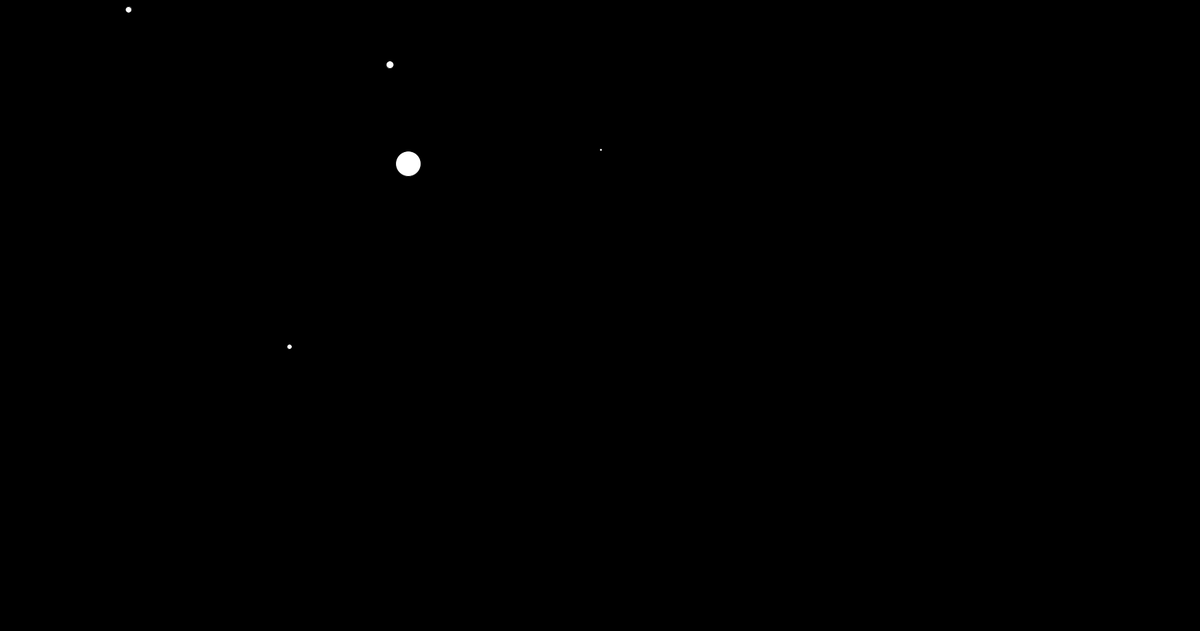
Frame 1 (no input)
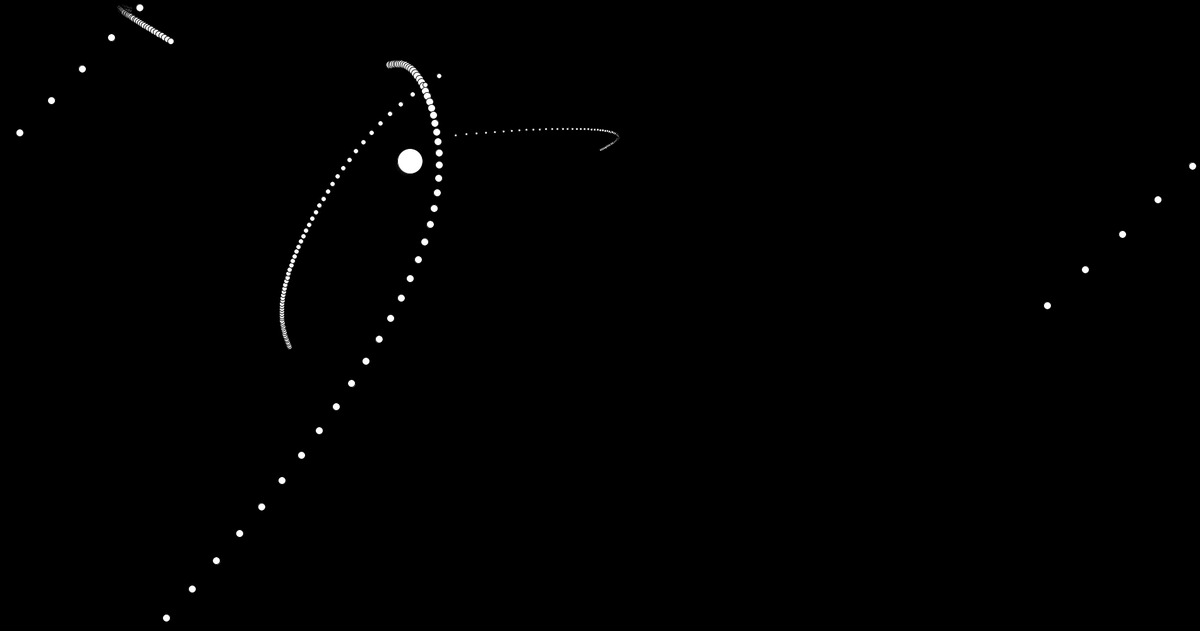
Frame 60 (the mouse pressed at the canvas centre just before this capture)
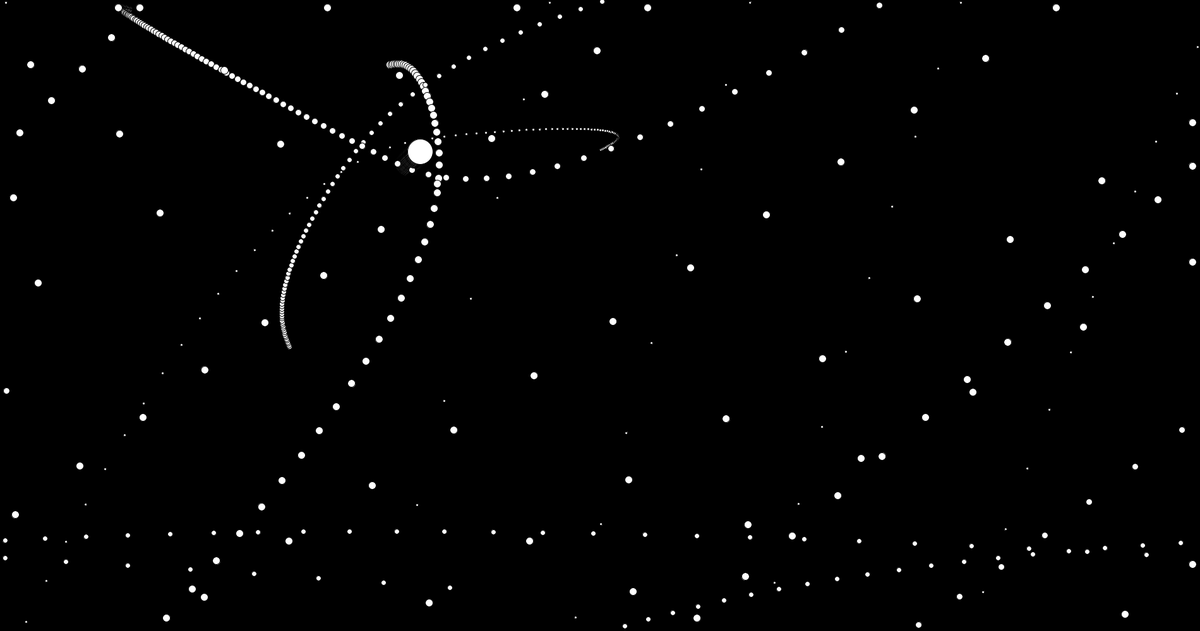
Frame 120 (the mouse held since frame 60 and released just before this capture)

The Processing sketch that drew these frames (run headless with seeded random() and noise(); from frame 60 on, the mouse is pressed at the canvas centre):

// Processing sketch: Planets
// ── Planets.pde
 //<>//
class Planet {
  PVector position;    
  PVector velocity;
  PVector acceleration;
  float mass;
  int size;

  Planet(float x, float y, float vx, float vy, float mass, int size) {
    this.position = new PVector(x, y);
    this.velocity = new PVector(vx, vy);
    this.acceleration = new PVector(0, 0);
    this.mass = mass;
    this.size = size;
  }

  void update() {
    fill(255);
    ellipse(position.x, position.y, size, size);
    velocity.add(acceleration);
    position.add(velocity);
    keepOnScreen();
  }

  void attract(Planet other) {
    PVector thisTempPosition = new PVector(this.position.x, this.position.y);
    PVector otherTempPosition = new PVector(other.position.x, other.position.y);

    thisTempPosition.sub(otherTempPosition);
    float r = thisTempPosition.mag();
    float F = this.mass/(r*r);

    thisTempPosition.normalize();
    thisTempPosition.mult(F);
    other.acceleration.add(thisTempPosition);
  }

  void keepOnScreen() {
    if (position.x - size > width) position.x = 0 + size;
    if (position.y - size > height) position.y = 0 + size;
    if (position.x + size < 0) position.x = width - size;
    if (position.y + size < 0) position.y = height - size;
  }
}


ArrayList<Planet> planets = new ArrayList();

void setup() {
  size(1900, 1000);
  background(0);
  planets.add(new Planet(random(0, 1000), random(0, 1000), 0, 0, 1000, 40));
  planets.add(new Planet(random(0, 1000), random(0, 1000), random(-3, 3), random(-3, 3), 0.1, 4));
  planets.add(new Planet(random(0, 1000), random(0, 1000), random(-3, 3), random(-3, 3), 1.1, 8));
  planets.add(new Planet(random(0, 1000), random(0, 1000), random(-3, 3), random(-3, 3), 2.1, 10));
  planets.add(new Planet(random(0, 1000), random(0, 1000), random(-3, 3), random(-3, 3), 3.1, 12));

}



void draw() {
  for (int i = 0; i < planets.size(); i++) {
    Planet current = planets.get(i);
    for (int j = 0; j < planets.size(); j++) {
      Planet other = planets.get(j);
      if (!other.equals(current)) {
        current.attract(other);
      }
    }
    current.update();
  }
  delay(100);
}
